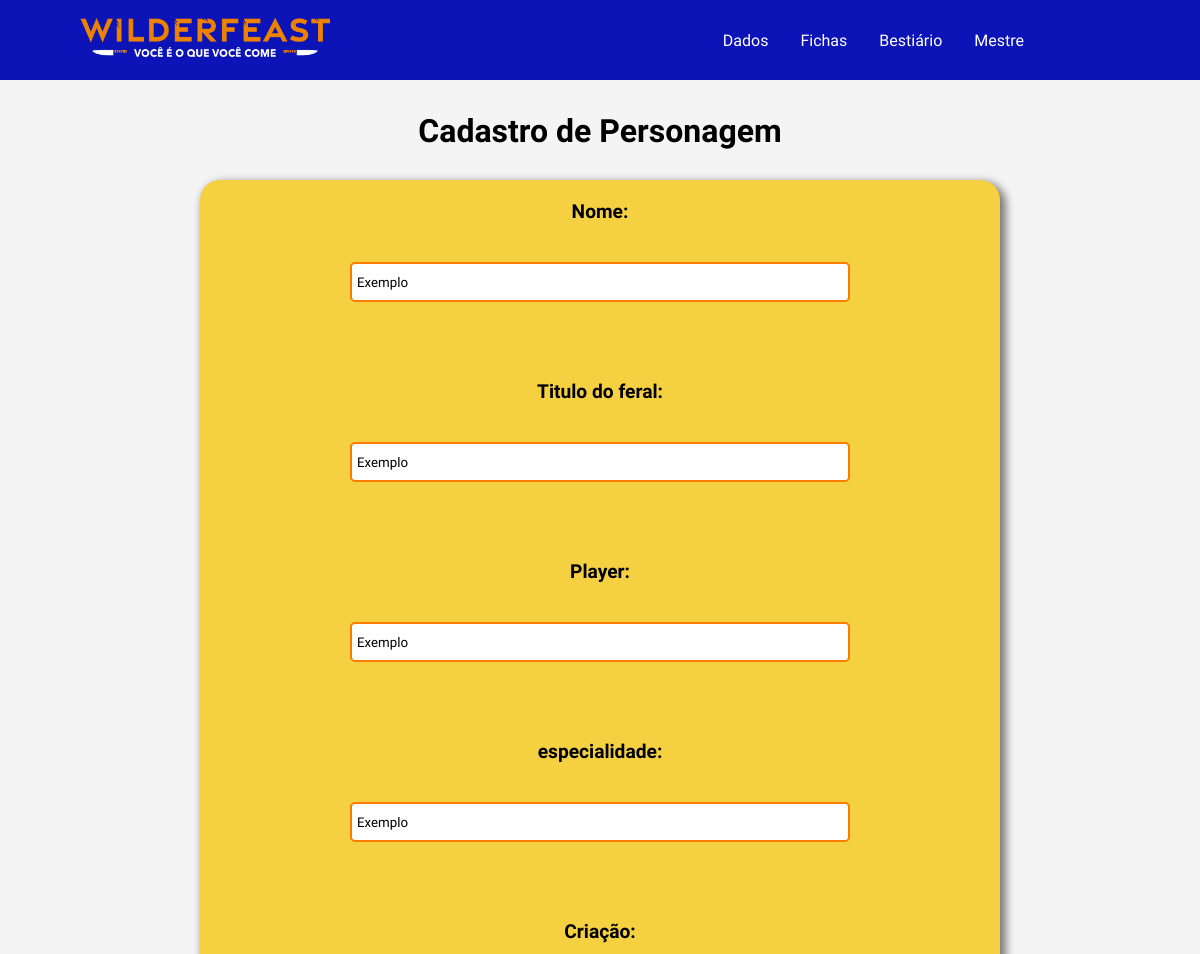
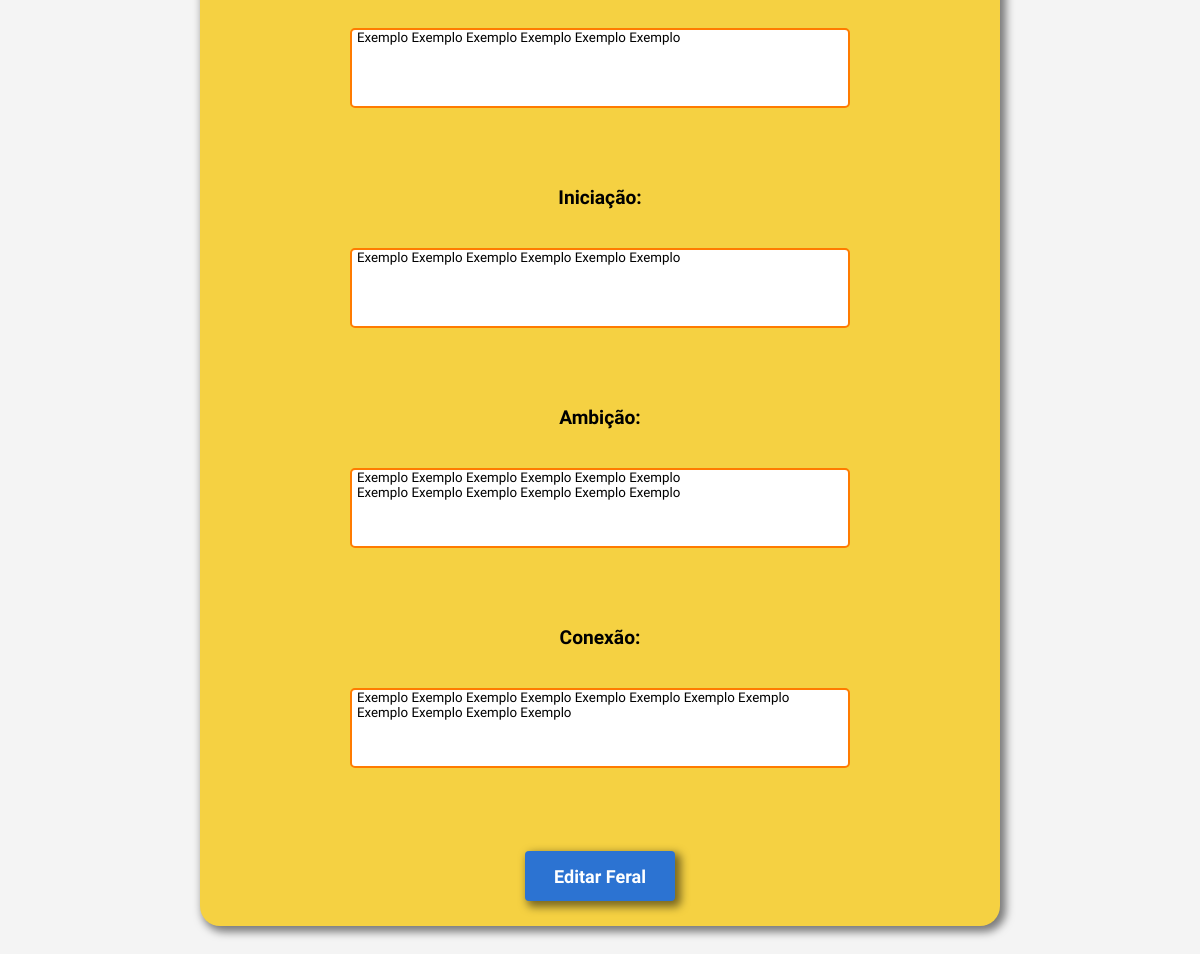
The app's page /edit/feral/2 with its own data (2 pictures, top to bottom).
### database.py (models this page shows)
class Feral(db.Model):
    __tablename__ = "feral"
    id = db.Column(db.Integer, primary_key=True)
    nome = db.Column(db.String(100), nullable=False)
    titulo = db.Column(db.String(100), nullable=False)
    player = db.Column(db.String(100), nullable=False)
    imagem_url = db.Column(db.Text, nullable=False)
    criacao = db.Column(db.Text, nullable=False)
    iniciacao = db.Column(db.Text, nullable=False)
    ambicao = db.Column(db.Text, nullable=False)
    conexao = db.Column(db.Text, nullable=False)
    especialidade = db.Column(db.Text, nullable=False)
    condicoes = db.relationship("Condicao", secondary=feral_condicao, back_populates="ferais")
    utensilios = db.relationship("Utensilio", back_populates="feral", cascade="all, delete-orphan")
    estilo = db.relationship("FeralEstilo", uselist=False, back_populates="feral", cascade="all, delete-orphan")
    habilidade = db.relationship("FeralHabilidade", uselist=False, back_populates="feral", cascade="all, delete-orphan")
    tracos = db.relationship("Traco", back_populates="feral", cascade="all, delete-orphan")

### app.py (the view, shortened to what this page needs)
@app.route('/edit/feral/<int:id_feral>', methods=['GET', 'POST'])
def edit_feral(id_feral):
    feral = Feral.query.filter_by(id=id_feral).first()
    return render_template('edit_feral.html', feral=feral)

### templates/edit_feral.html (shortened to what this page needs)
{% extends 'base.html' %}
{% block links %}
<link rel="stylesheet" href="{{ url_for('static', filename='css/create_feral.css') }}">
{% endblock %}
{% block content %}
<main>
    <h1>Cadastro de Personagem</h1>
    <form action="{{ url_for('edit_feral', id_feral = feral.id) }}" method="POST" enctype="multipart/form-data">
        <label>Nome:</label><br>
        <input type="text" name="nome" required value ="{{feral.nome}}"><br><br>
        <label>Titulo do feral:</label><br>
        <input type="text" name="titulo" required value ="{{feral.titulo}}"><br><br>
        <label>Player:</label><br>
        <input type="text" name="player" required value ="{{feral.player}}"><br><br>
        <label>especialidade:</label><br>
        <input type="text" name="especialidade" required value ="{{feral.especialidade}}"><br><br>
        <label>Criação:</label><br>
        <textarea name="criacao" required>{{feral.criacao}}</textarea><br><br>
        <label>Iniciação:</label><br>
        <textarea name="iniciacao"required>{{feral.iniciacao}}</textarea><br><br>
        <label>Ambição:</label><br>
        <textarea name="ambicao"required>{{feral.ambicao}}</textarea><br><br>
        <label>Conexão:</label><br>
        <textarea name="conexao"required>{{feral.conexao}}</textarea><br><br>
        <button type="submit">Editar Feral</button>
    </form>
</main>
{% endblock %}

### static/css/main.css (style rules this page uses)
* { margin: 0; padding: 0; box-sizing: border-box; font-family: "Alexandria", sans-serif; transition: 0.2s ease; }
:root { --azul: rgba(12, 20, 184, 1); --amarelo: rgba(248, 163, 72, 1); --vermelho: rgba(237, 0, 0, 1); --verde: rgba(30, 159, 28, 1); --laranja: rgba(211, 127, 53, 1); --turquoise: rgba(10, 103, 159, 1); --azul2: rgba(38, 74, 124, 1); --ciano: rgba(43, 146, 177, 1); --azulescuro: rgba(23, 33, 78, 1); --marrom: rgba(105, 50, 44, 1); --vermelhoescuro: rgba(166, 41, 20, 1); --marrom2: rgba(55, 12, 16, 1); --cinza: rgba(0, 0, 0, 0.75); }
body { min-height: 100dvh; }
main { padding: calc(2em + 80px) 5em; }
button { background-color: transparent; outline: none; border: none; width: 64px; font-weight: 600; }

### static/css/create_feral.css (style rules this page uses)
:root { --amarelo: #f5d142; --laranja: #ff7b00; --azul2: #2c73d2; }
body { font-family: Arial, sans-serif; background-color: #f4f4f4; }
main { display: flex; justify-content: center; align-items: center; flex-flow: column nowrap; gap: 30px; }
form { background-color: var(--amarelo); height: auto; width: 50em; display: flex; flex-flow: column nowrap; justify-content: center; align-items: center; gap: 10px; padding: 20px; border-radius: 20px; box-shadow: 4px 4px 8px 2px rgba(0, 0, 0, 0.5); }
form label { font-size: 1.2em; font-weight: bold; }
form input[type="text"], form input[type="number"], form input[type="file"], form textarea { border-radius: 5px; width: 500px; height: 40px; border: var(--laranja) 2px solid; padding-inline: 5px; margin-bottom: 20px; resize: none; }
form textarea { height: 80px; }
form input[type="submit"], form button { background-color: var(--azul2); border: none; border-radius: 4px; height: 50px; width: 150px; font-size: large; margin: 5px; font-weight: 40px; box-shadow: 4px 4px 8px 2px rgba(0, 0, 0, 0.5); color: white; cursor: pointer; }

### records on screen
Feral: nome "Exemplo", titulo "Exemplo", player "Exemplo", especialidade "Exemplo", criacao "Exemplo Exemplo Exemplo Exemplo Exemplo Exemplo", iniciacao "Exemplo Exemplo Exemplo Exemplo Exemplo Exemplo", ambicao "Exemplo Exemplo Exemplo Exemplo Exemplo Exemplo Exemplo Exemplo Exemplo Exemplo Exemplo Exemplo", conexao "Exemplo Exemplo Exemplo Exemplo Exemplo Exemplo Exemplo Exemplo Exemplo Exemplo Exemplo Exemplo"
